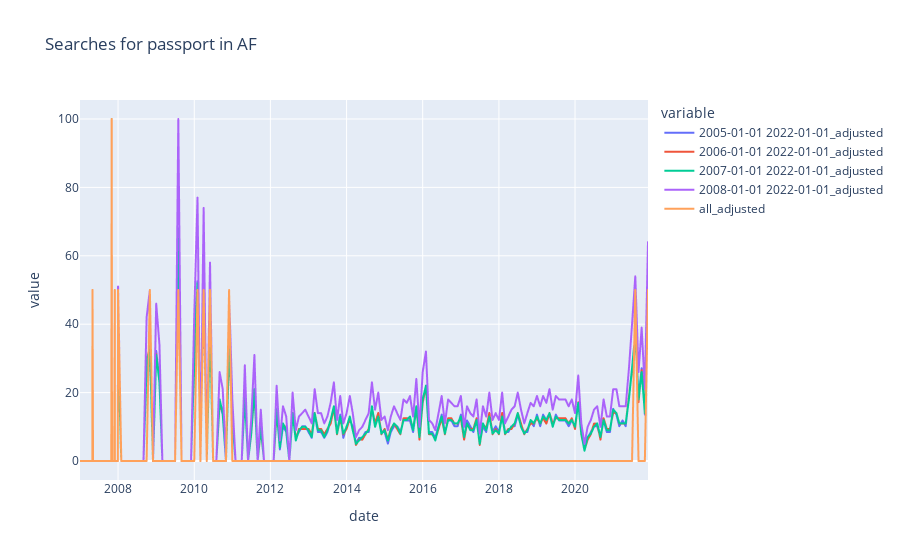
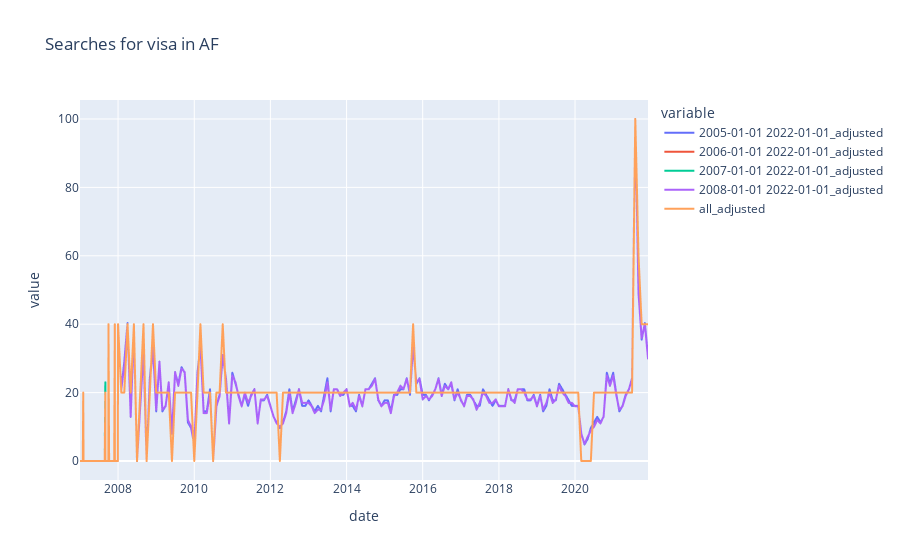

Notebook code cell kept with these figures, in order:
### Code cell
import plotly.express as px
import ipywidgets as widgets
from IPython.display import display, clear_output
from ipywidgets.embed import embed_minimal_html
# Create dropdown widgets for selecting the country and keyword
country_dropdown = widgets.Dropdown(options=countries, description='Country:')
keyword_dropdown = widgets.Dropdown(options=keywords_list, description='Keyword:')

def update_plots(country, keyword):
    # Clear the output area
    clear_output(wait=True)
    
    country_data = adjusted_2[(adjusted_2["country"] == country) & (adjusted_2["keyword"] == keyword)]
    
    fig = px.line(country_data, x="date", y=list_adjusted_cols, title=f"Searches for {keyword} in {country}")
    fig.show()
# Register the update_plots function as the callback for the dropdown widgets
widgets.interact(update_plots, country=country_dropdown, keyword=keyword_dropdown)

### Figure 1 — Plotly figure (JSON) as saved in the notebook; plotly's stock layout.template omitted (floating-point values rounded to 4 significant figures; data arrays with more than 128 entries replaced by an {"elided": "..."} marker saying what was removed)
{"data": [{"hovertemplate": "variable=2005-01-01 2022-01-01_adjusted<br>date=%{x}<br>value=%{y}<extra></extra>", "legendgroup": "2005-01-01 2022-01-01_adjusted", "line": {"color": "#636efa", "dash": "solid"}, "marker": {"symbol": "circle"}, "mode": "lines", "name": "2005-01-01 2022-01-01_adjusted", "showlegend": true, "type": "scattergl", "x": {"elided": "230 str values"}, "xaxis": "x", "y": {"elided": "230 float values"}, "yaxis": "y"}, {"hovertemplate": "variable=2006-01-01 2022-01-01_adjusted<br>date=%{x}<br>value=%{y}<extra></extra>", "legendgroup": "2006-01-01 2022-01-01_adjusted", "line": {"color": "#EF553B", "dash": "solid"}, "marker": {"symbol": "circle"}, "mode": "lines", "name": "2006-01-01 2022-01-01_adjusted", "showlegend": true, "type": "scattergl", "x": {"elided": "230 str values"}, "xaxis": "x", "y": {"elided": "230 float values"}, "yaxis": "y"}, {"hovertemplate": "variable=2007-01-01 2022-01-01_adjusted<br>date=%{x}<br>value=%{y}<extra></extra>", "legendgroup": "2007-01-01 2022-01-01_adjusted", "line": {"color": "#00cc96", "dash": "solid"}, "marker": {"symbol": "circle"}, "mode": "lines", "name": "2007-01-01 2022-01-01_adjusted", "showlegend": true, "type": "scattergl", "x": {"elided": "230 str values"}, "xaxis": "x", "y": {"elided": "230 int values"}, "yaxis": "y"}, {"hovertemplate": "variable=2008-01-01 2022-01-01_adjusted<br>date=%{x}<br>value=%{y}<extra></extra>", "legendgroup": "2008-01-01 2022-01-01_adjusted", "line": {"color": "#ab63fa", "dash": "solid"}, "marker": {"symbol": "circle"}, "mode": "lines", "name": "2008-01-01 2022-01-01_adjusted", "showlegend": true, "type": "scattergl", "x": {"elided": "230 str values"}, "xaxis": "x", "y": {"elided": "230 int values"}, "yaxis": "y"}, {"hovertemplate": "variable=all_adjusted<br>date=%{x}<br>value=%{y}<extra></extra>", "legendgroup": "all_adjusted", "line": {"color": "#FFA15A", "dash": "solid"}, "marker": {"symbol": "circle"}, "mode": "lines", "name": "all_adjusted", "showlegend": true, "type": "scattergl", "x": {"elided": "230 str values"}, "xaxis": "x", "y": {"elided": "230 int values"}, "yaxis": "y"}], "layout": {"legend": {"title": {"text": "variable"}, "tracegroupgap": 0}, "title": {"text": "Searches for passport in AF"}, "xaxis": {"anchor": "y", "domain": [0, 1], "title": {"text": "date"}}, "yaxis": {"anchor": "x", "domain": [0, 1], "title": {"text": "value"}}}}

### Figure 2 — Plotly figure (JSON) as saved in the notebook; plotly's stock layout.template omitted (floating-point values rounded to 4 significant figures; data arrays with more than 128 entries replaced by an {"elided": "..."} marker saying what was removed)
{"data": [{"hovertemplate": "variable=2005-01-01 2022-01-01_adjusted<br>date=%{x}<br>value=%{y}<extra></extra>", "legendgroup": "2005-01-01 2022-01-01_adjusted", "line": {"color": "#636efa", "dash": "solid"}, "marker": {"symbol": "circle"}, "mode": "lines", "name": "2005-01-01 2022-01-01_adjusted", "showlegend": true, "type": "scattergl", "x": {"elided": "230 str values"}, "xaxis": "x", "y": {"elided": "230 float values"}, "yaxis": "y"}, {"hovertemplate": "variable=2006-01-01 2022-01-01_adjusted<br>date=%{x}<br>value=%{y}<extra></extra>", "legendgroup": "2006-01-01 2022-01-01_adjusted", "line": {"color": "#EF553B", "dash": "solid"}, "marker": {"symbol": "circle"}, "mode": "lines", "name": "2006-01-01 2022-01-01_adjusted", "showlegend": true, "type": "scattergl", "x": {"elided": "230 str values"}, "xaxis": "x", "y": {"elided": "230 int values"}, "yaxis": "y"}, {"hovertemplate": "variable=2007-01-01 2022-01-01_adjusted<br>date=%{x}<br>value=%{y}<extra></extra>", "legendgroup": "2007-01-01 2022-01-01_adjusted", "line": {"color": "#00cc96", "dash": "solid"}, "marker": {"symbol": "circle"}, "mode": "lines", "name": "2007-01-01 2022-01-01_adjusted", "showlegend": true, "type": "scattergl", "x": {"elided": "230 str values"}, "xaxis": "x", "y": {"elided": "230 int values"}, "yaxis": "y"}, {"hovertemplate": "variable=2008-01-01 2022-01-01_adjusted<br>date=%{x}<br>value=%{y}<extra></extra>", "legendgroup": "2008-01-01 2022-01-01_adjusted", "line": {"color": "#ab63fa", "dash": "solid"}, "marker": {"symbol": "circle"}, "mode": "lines", "name": "2008-01-01 2022-01-01_adjusted", "showlegend": true, "type": "scattergl", "x": {"elided": "230 str values"}, "xaxis": "x", "y": {"elided": "230 int values"}, "yaxis": "y"}, {"hovertemplate": "variable=all_adjusted<br>date=%{x}<br>value=%{y}<extra></extra>", "legendgroup": "all_adjusted", "line": {"color": "#FFA15A", "dash": "solid"}, "marker": {"symbol": "circle"}, "mode": "lines", "name": "all_adjusted", "showlegend": true, "type": "scattergl", "x": {"elided": "230 str values"}, "xaxis": "x", "y": {"elided": "230 int values"}, "yaxis": "y"}], "layout": {"legend": {"title": {"text": "variable"}, "tracegroupgap": 0}, "title": {"text": "Searches for visa in AF"}, "xaxis": {"anchor": "y", "domain": [0, 1], "title": {"text": "date"}}, "yaxis": {"anchor": "x", "domain": [0, 1], "title": {"text": "value"}}}}
